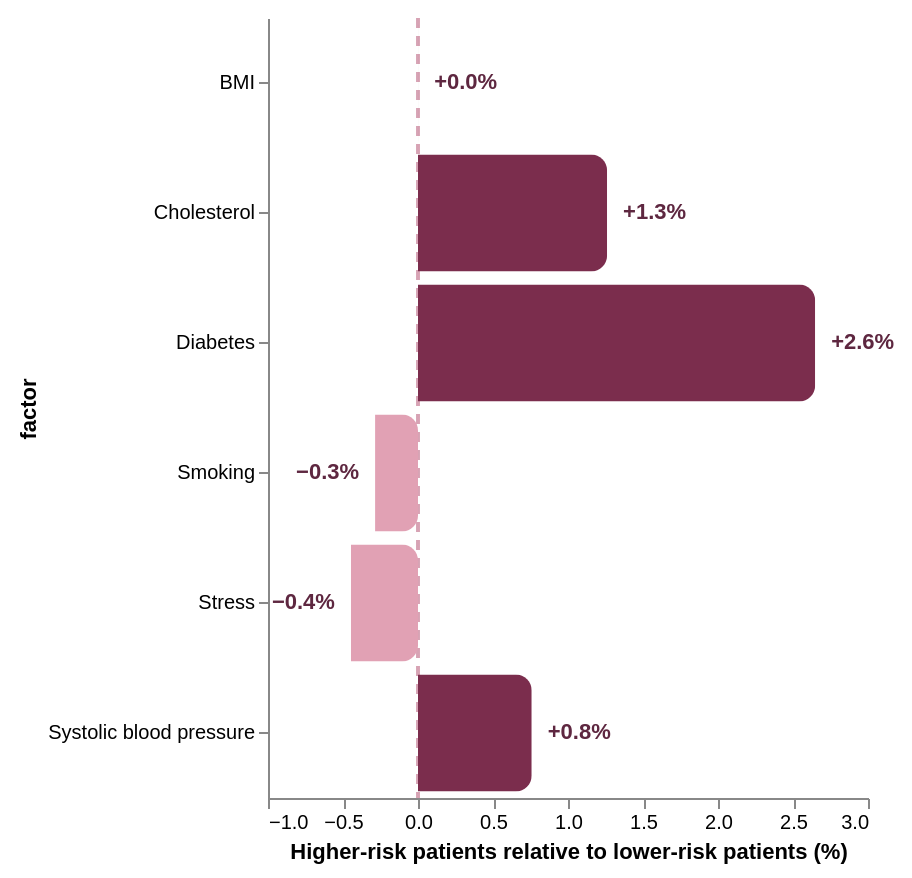

Here is the Vega-Lite specification saved for this chart:
### Vega-Lite specification from a JSON file in a GitHub repository (floating-point values rounded to 4 significant figures)
{"$schema": "https://vega.github.io/schema/vega-lite/v5.json", "width": "container", "height": 390, "padding": 8, "background": "transparent", "config": {"view": {"stroke": null}}, "data": {"values": [{"factor": "Diabetes", "low_value": 0.6462, "high_value": 0.6633, "delta_pct": 2.648}, {"factor": "Cholesterol", "low_value": 258.7, "high_value": 262.0, "delta_pct": 1.261}, {"factor": "Systolic blood pressure", "low_value": 134.7, "high_value": 135.7, "delta_pct": 0.7582}, {"factor": "BMI", "low_value": 28.89, "high_value": 28.89, "delta_pct": 0.0009}, {"factor": "Smoking", "low_value": 0.8978, "high_value": 0.8952, "delta_pct": -0.2863}, {"factor": "Stress", "low_value": 5.479, "high_value": 5.454, "delta_pct": -0.4475}]}, "transform": [{"calculate": "abs(datum.delta_pct)", "as": "abs_delta"}, {"calculate": "(datum.delta_pct >= 0 ? '+' : '') + format(datum.delta_pct, '.1f') + '%'", "as": "delta_label"}], "layer": [{"mark": {"type": "rule", "strokeDash": [5, 4], "strokeWidth": 1.4, "color": "#d7a3b4"}, "encoding": {"x": {"datum": 0}}}, {"mark": {"type": "bar", "cornerRadiusEnd": 8}, "encoding": {"y": {"field": "factor", "type": "nominal", "sort": {"field": "abs_delta", "order": "descending"}}, "x": {"field": "delta_pct", "type": "quantitative", "title": "Higher-risk patients relative to lower-risk patients (%)", "scale": {"domain": [-1, 3]}}, "color": {"condition": {"test": "datum.delta_pct >= 0", "value": "#7b2d4d"}, "value": "#e1a1b4"}, "tooltip": [{"field": "factor", "title": "Risk factor"}, {"field": "low_value", "title": "Lower-risk mean", "format": ".2f"}, {"field": "high_value", "title": "Higher-risk mean", "format": ".2f"}, {"field": "delta_pct", "title": "Relative difference", "format": "+.2f"}]}}, {"transform": [{"filter": "datum.delta_pct >= 0"}], "mark": {"type": "text", "align": "left", "dx": 8, "fontSize": 11, "fontWeight": "bold", "color": "#5e2740"}, "encoding": {"y": {"field": "factor", "type": "nominal", "sort": {"field": "abs_delta", "order": "descending"}}, "x": {"field": "delta_pct", "type": "quantitative"}, "text": {"field": "delta_label"}}}, {"transform": [{"filter": "datum.delta_pct < 0"}], "mark": {"type": "text", "align": "right", "dx": -8, "fontSize": 11, "fontWeight": "bold", "color": "#5e2740"}, "encoding": {"y": {"field": "factor", "type": "nominal", "sort": {"field": "abs_delta", "order": "descending"}}, "x": {"field": "delta_pct", "type": "quantitative"}, "text": {"field": "delta_label"}}}]}
